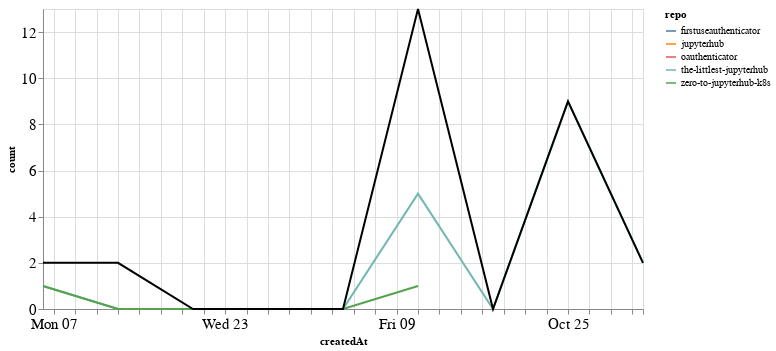

The code cell stored with this chart in its notebook:
### Markdown cell above
## Comments

### Code cell
comments_time = comments.groupby('repo').resample('W', on='createdAt').count()['author'].reset_index()
comments_time = comments_time.rename(columns={'author': 'count'})
comments_time_total = comments_time.groupby('createdAt').agg({"count": "sum"}).reset_index()
ch1 = alt.Chart(comments_time, width=600).mark_line().encode(
    x='createdAt',
    y='count',
    color='repo',
    tooltip="repo"
)

ch2 = alt.Chart(comments_time_total, width=600).mark_line(color="black").encode(
    x='createdAt',
    y='count',
)

ch1 + ch2

### Figure 1 — Vega-Lite specification as saved in the notebook (floating-point values rounded to 4 significant figures)
{"config": {"axisLeft": {"labelFontSize": 15}, "axisBottom": {"labelFontSize": 15}}, "layer": [{"data": {"name": "data-b0f3860251c8e683b513226d29dc2859"}, "mark": "line", "encoding": {"color": {"type": "nominal", "field": "repo"}, "tooltip": {"type": "nominal", "field": "repo"}, "x": {"type": "temporal", "field": "createdAt"}, "y": {"type": "quantitative", "field": "count"}}, "width": 600}, {"data": {"name": "data-873eea9b14977fe204ac8e0d3e827d5f"}, "mark": {"type": "line", "color": "black"}, "encoding": {"x": {"type": "temporal", "field": "createdAt"}, "y": {"type": "quantitative", "field": "count"}}, "width": 600}], "$schema": "https://vega.github.io/schema/vega-lite/v4.8.1.json", "datasets": {"data-b0f3860251c8e683b513226d29dc2859": [{"repo": "firstuseauthenticator", "createdAt": "2020-10-11T00:00:00", "count": 3}, {"repo": "jupyterhub", "createdAt": "2020-10-11T00:00:00", "count": 4}, {"repo": "oauthenticator", "createdAt": "2020-09-13T00:00:00", "count": 2}, {"repo": "the-littlest-jupyterhub", "createdAt": "2020-09-06T00:00:00", "count": 1}, {"repo": "the-littlest-jupyterhub", "createdAt": "2020-09-13T00:00:00", "count": 0}, {"repo": "the-littlest-jupyterhub", "createdAt": "2020-09-20T00:00:00", "count": 0}, {"repo": "the-littlest-jupyterhub", "createdAt": "2020-09-27T00:00:00", "count": 0}, {"repo": "the-littlest-jupyterhub", "createdAt": "2020-10-04T00:00:00", "count": 0}, {"repo": "the-littlest-jupyterhub", "createdAt": "2020-10-11T00:00:00", "count": 5}, {"repo": "the-littlest-jupyterhub", "createdAt": "2020-10-18T00:00:00", "count": 0}, {"repo": "the-littlest-jupyterhub", "createdAt": "2020-10-25T00:00:00", "count": 9}, {"repo": "the-littlest-jupyterhub", "createdAt": "2020-11-01T00:00:00", "count": 2}, {"repo": "zero-to-jupyterhub-k8s", "createdAt": "2020-09-06T00:00:00", "count": 1}, {"repo": "zero-to-jupyterhub-k8s", "createdAt": "2020-09-13T00:00:00", "count": 0}, {"repo": "zero-to-jupyterhub-k8s", "createdAt": "2020-09-20T00:00:00", "count": 0}, {"repo": "zero-to-jupyterhub-k8s", "createdAt": "2020-09-27T00:00:00", "count": 0}, {"repo": "zero-to-jupyterhub-k8s", "createdAt": "2020-10-04T00:00:00", "count": 0}, {"repo": "zero-to-jupyterhub-k8s", "createdAt": "2020-10-11T00:00:00", "count": 1}], "data-873eea9b14977fe204ac8e0d3e827d5f": [{"createdAt": "2020-09-06T00:00:00", "count": 2}, {"createdAt": "2020-09-13T00:00:00", "count": 2}, {"createdAt": "2020-09-20T00:00:00", "count": 0}, {"createdAt": "2020-09-27T00:00:00", "count": 0}, {"createdAt": "2020-10-04T00:00:00", "count": 0}, {"createdAt": "2020-10-11T00:00:00", "count": 13}, {"createdAt": "2020-10-18T00:00:00", "count": 0}, {"createdAt": "2020-10-25T00:00:00", "count": 9}, {"createdAt": "2020-11-01T00:00:00", "count": 2}]}}
